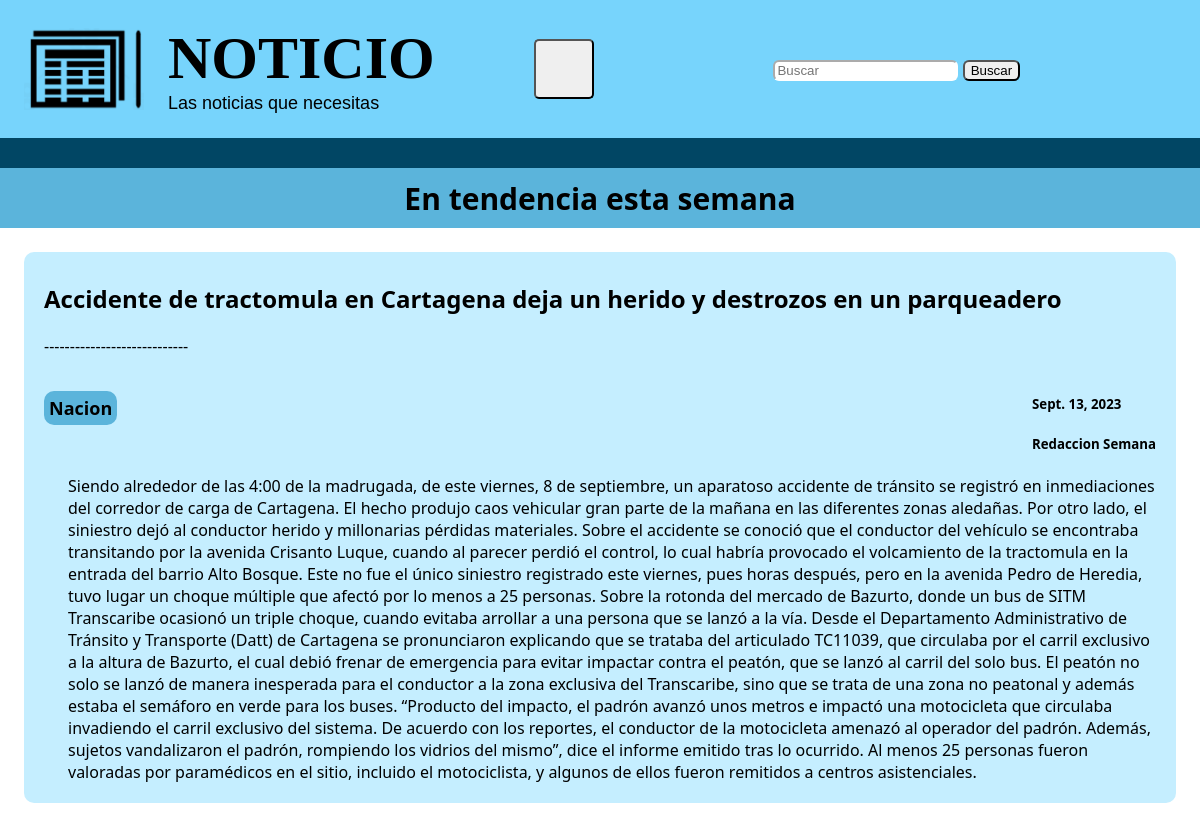
The page /noticia/1 on the database as committed earlier.
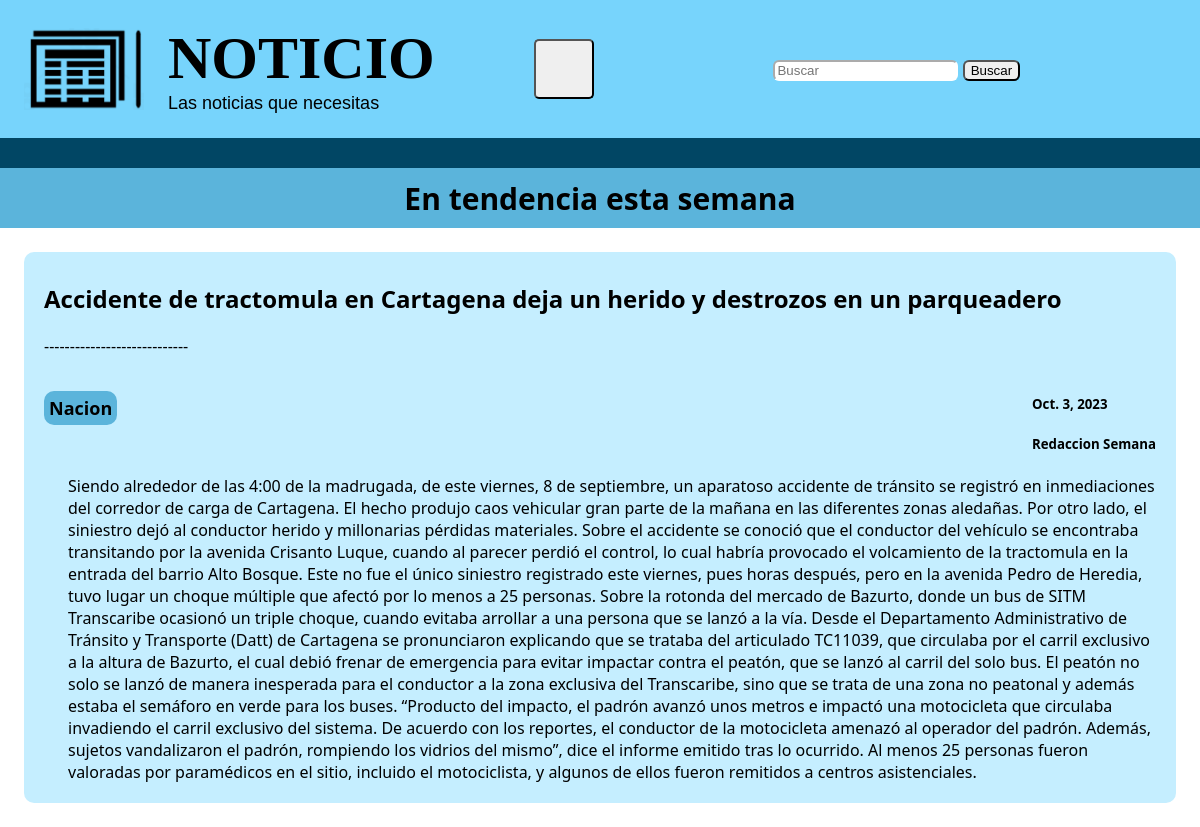
The same page on the database as committed later.
### main/models.py (models this page shows, shortened)
class Noticia(models.Model):
    TAGS = (
        ('Nacion','Nacion'),
        ("Industria","Industria"),
        ("Economia","Economia"),
        ("Deportes","Deportes"),
        ("Farandula","Farandula"),
        ("Política","Política"),
        ("Mundo","Mundo"),
        ("Opinion","Opinion"),
    )
    autor = models.CharField(max_length=30)
    tags = models.CharField(max_length=50, choices = TAGS)
    titulo = models.TextField(max_length=200, default="noticia")
    resumen = models.TextField(max_length=600)
    fecha = models.DateField(auto_now=True)
    user = models.ForeignKey(User, on_delete=models.CASCADE,null=True,blank=True)
    url = models.CharField(max_length=200, null=True, blank = True)
    contenido = models.TextField(max_length=4000,null=True)
    class Meta:
        ordering = ["fecha"]

### main/views.py (the view)
# urls.py: path("noticia/<int:id>",views.noticia),
def noticia(request, id):
    noticia = get_object_or_404(Noticia,id=id)
    return render(request, "main/noticia.html", {'noticia':noticia})

### main/templates/main/noticia.html
{% extends 'main/layouts/nav1.html' %}
{% block content %}
<div class="contenedor-subtitulo">
    <p class="subtitle">En tendencia esta semana</p>
</div>
<div class="contenedor">
    <h2>{{noticia.titulo}}</h2>
    <p>----------------------------</p>
    <div class="info-noticia">
        <p class="tag-noticia">{{noticia.tags}}</p>
        <div>
            <h5>{{noticia.fecha}}</h5>
            <h5>{{noticia.autor}}</h5>
        </div>
    </div>
    <article style="padding-left: 2vw">{{noticia.contenido}}</article>
</div>
{% endblock %}

Rows that differ between the two databases and show on the page:
changed Noticia "Nacion": fecha "Sept. 13, 2023" → "Oct. 3, 2023"
